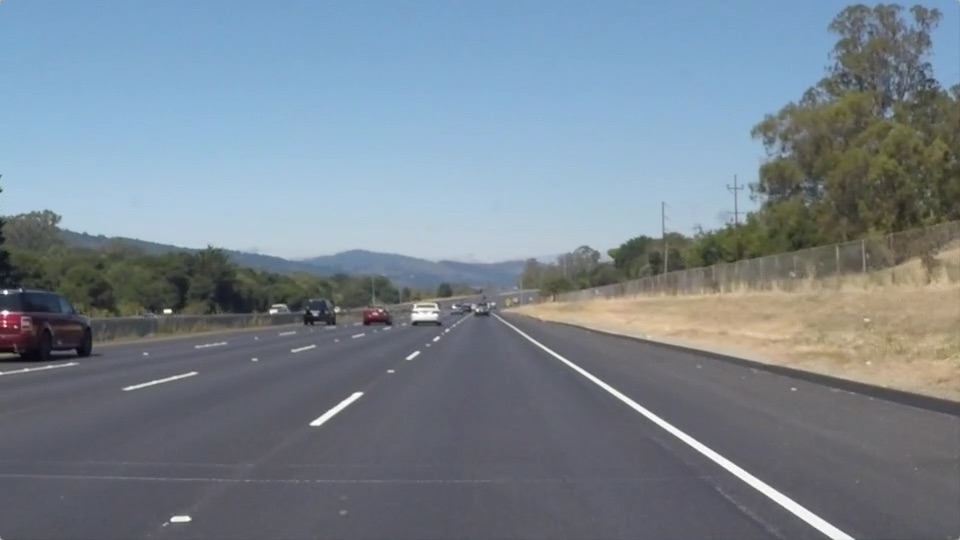
#> input picture datasets/solidWhiteRight.jpg, 960 x 540 px
$ python hough_transform.py
#> lines starting #> are read from the running program, lines starting #| are printed output that depends on the picture; after the words box and inside, x2 and y2 are one past the last pixel; in counts of white or black regions, pixels touching at a corner belong together
import cv2
import os
import numpy as np

def interest_region(edges):
    h, w = edges.shape
    roi =  np.array([(0, h), (w // 2, h // 2), (w, h)], np.int32)
    dst = np.zeros((edges.shape), np.uint8)
    cv2.fillPoly(dst, [roi], 255)
    return cv2.bitwise_and(edges, dst)

# select the mean parameters of a right line and a left line
def mean_left_and_right(lines):
    left_line = []
    right_line = []
    for line in lines:
        rho = line[0][0]
        theta = line[0][1]
        #print(line)
        #draw_line(line[0],img)
        if theta < np.pi/2.0:
            right_line.append((rho,theta))
        else:
            left_line.append((rho,theta))

    line_r = np.mean(right_line, axis=0)
    line_l = np.mean(left_line, axis=0)
    return [[line_r], [line_l]]

def plot_lines(img, lines):
    for line in lines:
        rho = line[0][0]
        theta = line[0][1]
        a = np.cos(theta)
        b = np.sin(theta)
        x0 = a * rho
        y0 = b * rho
        x1 = int(x0 + 2000 * (-b))
        y1 = int(y0 + 2000 * a)
        x2 = int(x0 - 2000 * (-b))
        y2 = int(y0 - 2000 * a)
        cv2.line(img, (x1, y1), (x2, y2), (0,0,255), 2)
    return img

if __name__ == '__main__':
    img = cv2.imread(os.path.join('datasets', 'solidWhiteRight.jpg'))
#> img is the input picture: shape (540, 960, 3); mean B, G, R 143.7, 132.6, 120.3
    grayscale_img = cv2.cvtColor(img, cv2.COLOR_BGR2GRAY)
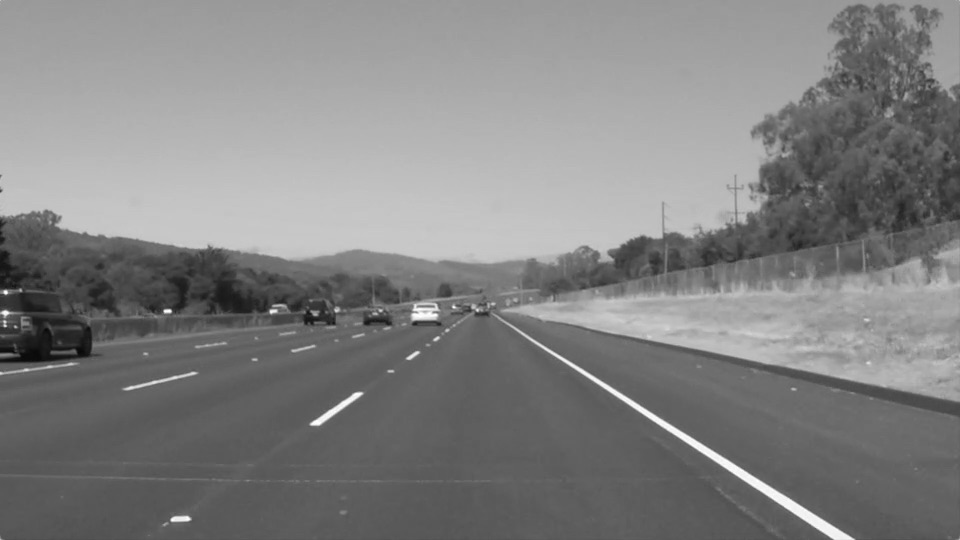
#> grayscale_img: shape (540, 960); min 8, max 255, mean 130.1
    edges = cv2.Canny(grayscale_img, 100, 200)
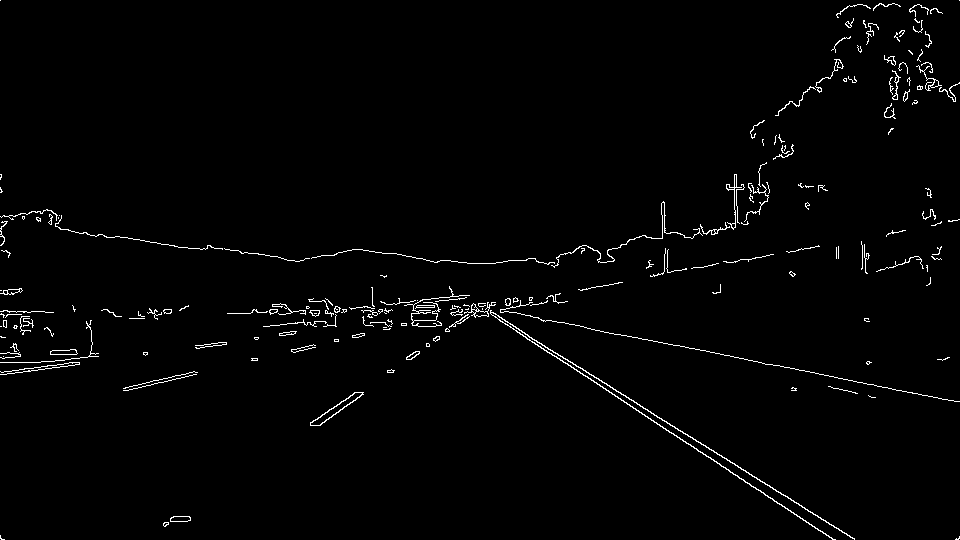
#> edges: shape (540, 960); 1.6% white in thin lines or dots
    roi_edges = interest_region(edges)
#> in interest_region, `cv2.fillPoly(dst, [roi], 255)`:
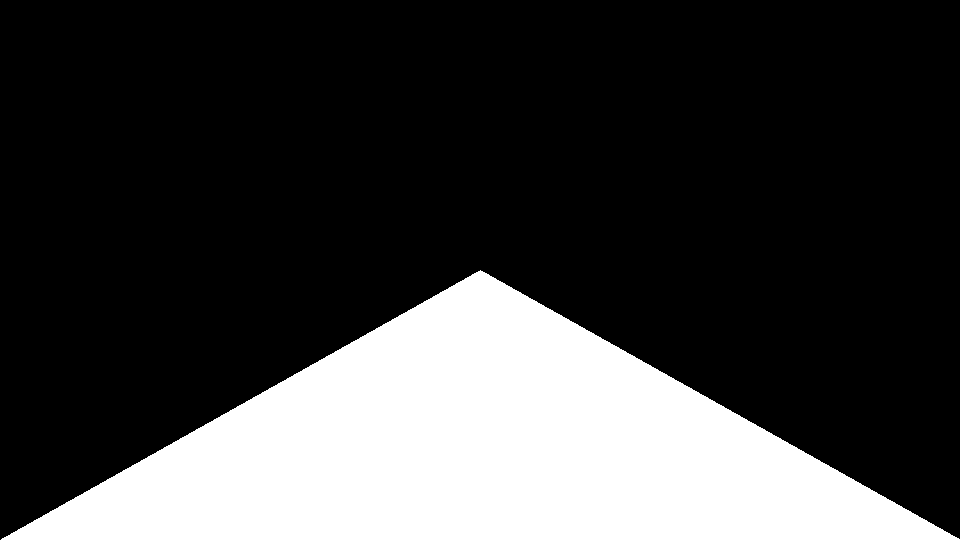
#> dst: shape (540, 960); 25% white; 1 white region, box (x1, y1, x2, y2) and area: (1, 270, 960, 540) 129810
#> in interest_region, `return cv2.bitwise_and(edges, dst)`:
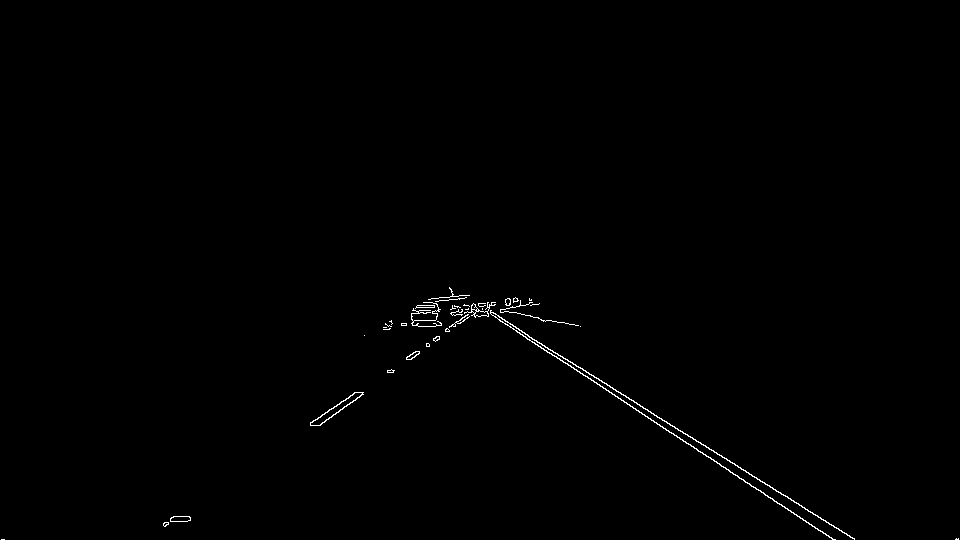
#> returned value: shape (540, 960); 0.44% white in thin lines or dots, all inside (x1, y1, x2, y2) = (1, 287, 959, 540)
    # arguements: edge image, rho and theta accuracy, threshold to be seen as a line
    lines = cv2.HoughLines(roi_edges, 1, np.pi / 180, 70)
#> lines = 22 rows, first 8: [5, 2.13], [-3, 2.15], [-17, 2.16], [19, 2.11], [17, 2.11], [531, 0.942], [-28, 2.18], [525, 0.96]
    lines = mean_left_and_right(lines)
#> the loop in mean_left_and_right, `for line in lines:` made 22 passes
#> (rho, theta) on passes 1 to 12: (5, 2.13), (-3, 2.15), (-17, 2.16), (19, 2.11), (17, 2.11), (531, 0.942), (-28, 2.18), (525, 0.96), (524, 0.977), (-8, 2.15), (-35, 2.18), (8, 2.13)
#> after the loop in mean_left_and_right, `for line in lines:`: left_line = [(5, 2.13), (-3, 2.15), (-17, 2.16), (19, 2.11), (17, 2.11), (-28, 2.18), (-8, 2.15), (-35, 2.18), (8, 2.13), (28, 2.09), (-11, 2.15), (-33, 2.18), (33, 2.09), (31, 2.09), (12, 2.13), (37, 2.09), (39, 2.09)]; right_line = [(531, 0.942), (525, 0.96), (524, 0.977), (532, 0.925), (523, 0.995)]
#> in mean_left_and_right, `line_r = np.mean(right_line, axis=0)`: line_r = [527, 0.96]
#> in mean_left_and_right, `line_l = np.mean(left_line, axis=0)`: line_l = [5.53, 2.13]
#> lines = [[[527, 0.96]], [[5.53, 2.13]]]
    img = plot_lines(img, lines)
#> the loop in plot_lines, `for line in lines:` made 2 passes
#> (rho, theta, a, b, x0, y0, x1, y1) on passes 1 to 2: (527, 0.96, 0.574, 0.819, 302.3, 431.7, -1336, 1578), (5.53, 2.13, -0.532, 0.847, -2.94, 4.68, -1696, -1058)
#> after the loop in plot_lines, `for line in lines:`:
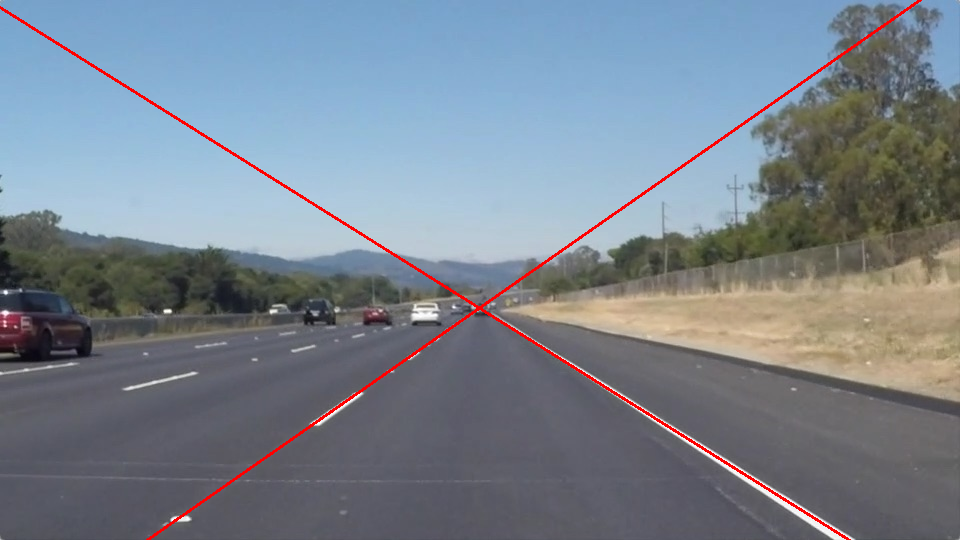
#> img: shape (540, 960, 3); 1.07% of pixels changed, all inside (x1, y1, x2, y2) = (0, 0, 922, 540)

    cv2.imshow('img', img)
    cv2.waitKey(0)
    cv2.destroyAllWindows()
    cv2.imwrite(os.path.join('results', 'solidWhiteRight_result.jpg'), img)
